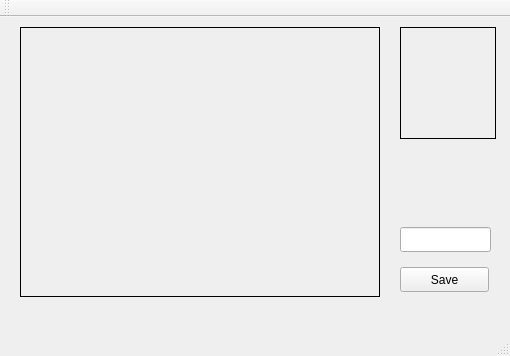
<?xml version="1.0" encoding="UTF-8"?>
<ui version="4.0">
 <class>MainWindow</class>
 <widget class="QMainWindow" name="MainWindow">
  <property name="geometry">
   <rect>
    <x>0</x>
    <y>0</y>
    <width>510</width>
    <height>356</height>
   </rect>
  </property>
  <property name="windowTitle">
   <string>MainWindow</string>
  </property>
  <widget class="QWidget" name="centralWidget">
   <widget class="QLabel" name="labelFrame">
    <property name="geometry">
     <rect>
      <x>20</x>
      <y>10</y>
      <width>360</width>
      <height>270</height>
     </rect>
    </property>
    <property name="frameShape">
     <enum>QFrame::Box</enum>
    </property>
    <property name="lineWidth">
     <number>1</number>
    </property>
    <property name="text">
     <string/>
    </property>
   </widget>
   <widget class="QLabel" name="labelPatch">
    <property name="geometry">
     <rect>
      <x>400</x>
      <y>10</y>
      <width>96</width>
      <height>112</height>
     </rect>
    </property>
    <property name="frameShape">
     <enum>QFrame::Box</enum>
    </property>
    <property name="lineWidth">
     <number>1</number>
    </property>
    <property name="text">
     <string/>
    </property>
   </widget>
   <widget class="QPushButton" name="pushButtonSave">
    <property name="geometry">
     <rect>
      <x>400</x>
      <y>250</y>
      <width>89</width>
      <height>25</height>
     </rect>
    </property>
    <property name="text">
     <string>Save</string>
    </property>
   </widget>
   <widget class="QLineEdit" name="lineEditName">
    <property name="geometry">
     <rect>
      <x>400</x>
      <y>210</y>
      <width>91</width>
      <height>25</height>
     </rect>
    </property>
   </widget>
  </widget>
  <widget class="QMenuBar" name="menuBar">
   <property name="geometry">
    <rect>
     <x>0</x>
     <y>0</y>
     <width>510</width>
     <height>22</height>
    </rect>
   </property>
  </widget>
  <widget class="QToolBar" name="mainToolBar">
   <attribute name="toolBarArea">
    <enum>TopToolBarArea</enum>
   </attribute>
   <attribute name="toolBarBreak">
    <bool>false</bool>
   </attribute>
  </widget>
  <widget class="QStatusBar" name="statusBar"/>
 </widget>
 <layoutdefault spacing="6" margin="11"/>
 <resources/>
 <connections/>
</ui>
